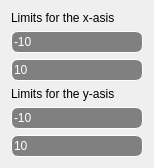
   <widget class="QWidget" name="verticalLayoutWidget">
    <property name="geometry">
     <rect>
      <x>550</x>
      <y>300</y>
      <width>151</width>
      <height>168</height>
     </rect>
    </property>
    <layout class="QVBoxLayout" name="verticalLayout_2">
     <item>
      <widget class="QLabel" name="label_3">
       <property name="text">
        <string>Limits for the x-asis</string>
       </property>
      </widget>
     </item>
     <item>
      <widget class="QLineEdit" name="from_X">
       <property name="styleSheet">
        <string notr="true">QLineEdit {
 background-color:gray;
 color: white;
 border-style: solid;
 border-width:1px;
 border-radius:7px;
 border-color: white;
 max-width: 130px;
 max-height:20px;
 min-width:130px;
 min-height:20px;
}</string>
       </property>
       <property name="text">
        <string>-10</string>
       </property>
      </widget>
     </item>
     <item>
      <widget class="QLineEdit" name="before_X">
       <property name="styleSheet">
        <string notr="true">QLineEdit {
 background-color:gray;
 color: white;
 border-style: solid;
 border-width:1px;
 border-radius:7px;
 border-color: white;
 max-width: 130px;
 max-height:20px;
 min-width:130px;
 min-height:20px;
}</string>
       </property>
       <property name="text">
        <string>10</string>
       </property>
      </widget>
     </item>
     <item>
      <widget class="QLabel" name="label_4">
       <property name="text">
        <string>Limits for the y-asis</string>
       </property>
      </widget>
     </item>
     <item>
      <widget class="QLineEdit" name="from_Y">
       <property name="styleSheet">
        <string notr="true">QLineEdit {
 background-color:gray;
 color: white;
 border-style: solid;
 border-width:1px;
 border-radius:7px;
 border-color: white;
 max-width: 130px;
 max-height:20px;
 min-width:130px;
 min-height:20px;
}</string>
       </property>
       <property name="text">
        <string>-10</string>
       </property>
      </widget>
     </item>
     <item>
      <widget class="QLineEdit" name="before_Y">
       <property name="styleSheet">
        <string notr="true">QLineEdit {
 background-color:gray;
 color: white;
 border-style: solid;
 border-width:1px;
 border-radius:7px;
 border-color: white;
 max-width: 130px;
 max-height:20px;
 min-width:130px;
 min-height:20px;
}</string>
       </property>
       <property name="text">
        <string>10</string>
       </property>
      </widget>
     </item>
    </layout>
   </widget>
